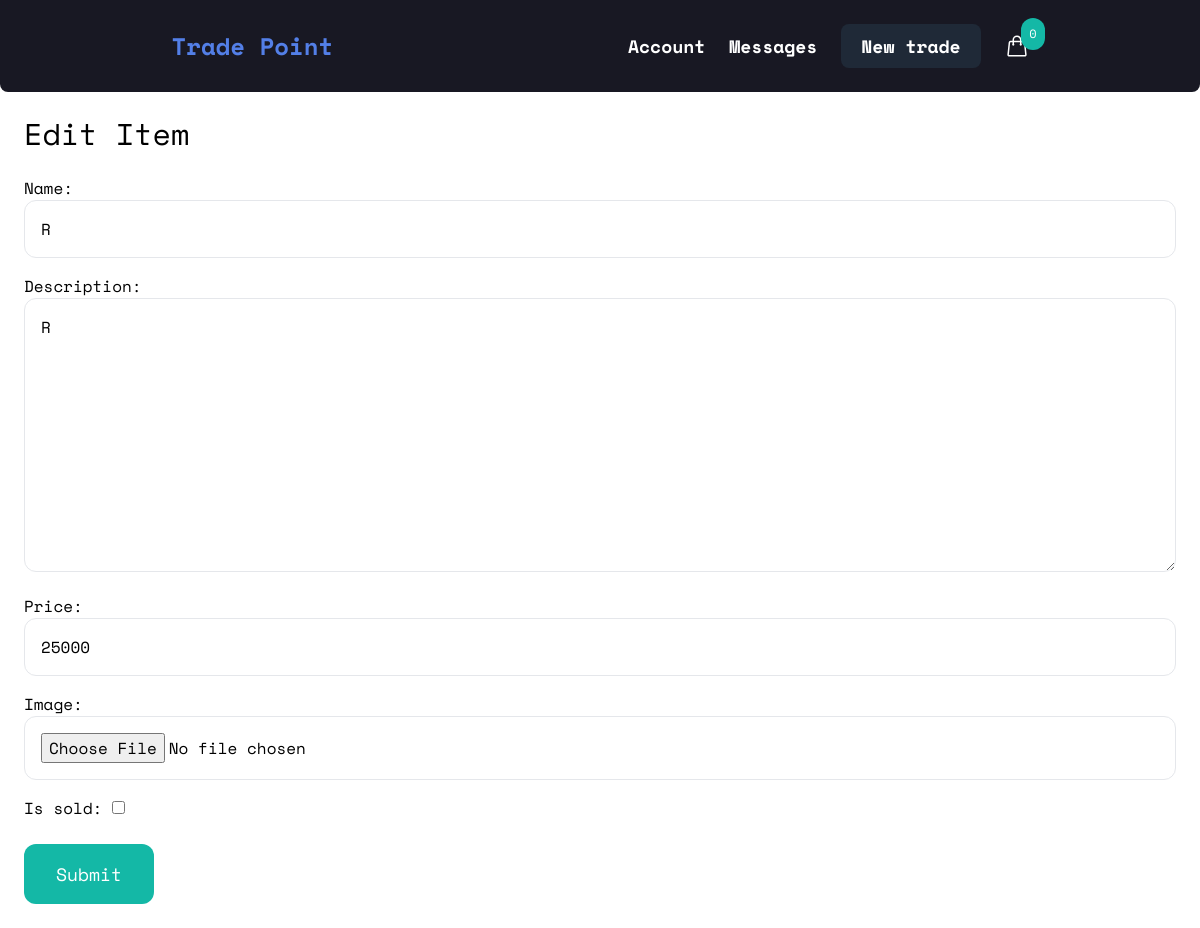
Screenshot of /items/11/edit/ (signed in) with the database file from the repository.
### item/models.py (models this page shows, shortened)
class Item(models.Model):
    category = models.ForeignKey(Category, related_name='items', on_delete=models.CASCADE)
    name = models.CharField(max_length=200)
    description = models.TextField(blank=True, null=True)
    price = models.IntegerField()
    image = models.ImageField(upload_to='item_images', blank=True, null=True)
    thumbnail = models.ImageField(upload_to='item_images', blank=True, null=True)
    is_sold = models.BooleanField(default=False)
    created_at = models.DateTimeField(auto_now_add=True)
    created_by = models.ForeignKey(User, related_name='items', on_delete=models.CASCADE)
    updated_at = models.DateTimeField(auto_now=True)
    class Meta:
        ordering = ('-created_at',)

### item/views.py (the view)
# urls.py: path('<int:pk>/edit/', views.edit, name='edit'),
@login_required
def edit(request, pk):
    item = get_object_or_404(Item, pk=pk, created_by=request.user)
    if request.method == "POST":
        form = EditItemForm(request.POST, request.FILES, instance=item)
        if form.is_valid():
            form.save()
            return redirect('item:detail', pk=item.pk)
    else:
        form = EditItemForm(instance=item)
    return render(request, 'item/form.html', {
        'form': form,
        'title': 'Edit Item',
    })

### item/forms.py
class EditItemForm(forms.ModelForm):
    class Meta:
        model = Item
        fields = ('name', 'description', 'price', 'image', 'is_sold')
        widgets = {
            'name': forms.TextInput(attrs={
                'class': INPUT_CLASSES
            }),
            'description': forms.Textarea(attrs={
                'class': INPUT_CLASSES
            }),
            'price': forms.TextInput(attrs={
                'class': INPUT_CLASSES
            }),
            'image': forms.FileInput(attrs={
                'class': INPUT_CLASSES
            }),
        }

### cart/cart.py (called while the page is built)
    def __len__(self):
        return sum(item['quantity'] for item in self.cart.values())

### cart/context_processors.py (called while the page is built)
def cart(request):
    return {'cart': Cart(request)}

### item/templates/item/form.html (shortened to what this page needs)
{% extends 'main.html' %}
{% block content %}
<h1 class="mb-6 text-3xl">
    {{title}}
</h1>
<form action="" method="post" enctype="multipart/form-data">
    <div class="space-y-4">
        {{form.as_p}}
    </div>
    <button class="mt-6 py-4 px-8 text-lg bg-teal-500 hover:bg-teal-700 rounded-xl text-white">Submit</button>
</form>
{% endblock content %}

### static/css/main.css (style rules this page uses)
* { font-family: 'Space Mono', monospace; }

### rows the page displays
Item: name "R", description "R", price "25000"

### other values shown
{{ cart|length }} "0"
{{ title }} "Edit Item"
